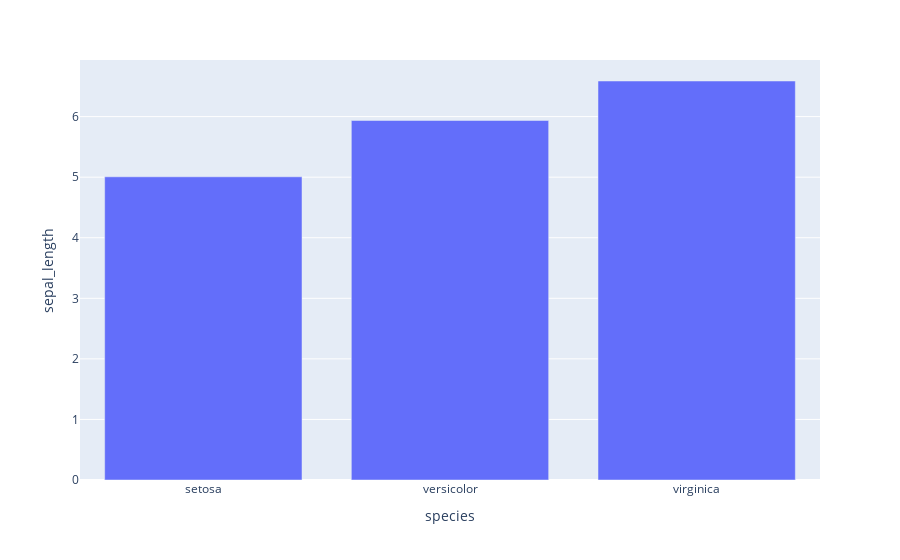

Source (notebook cell):
### Code cell
fig3=px.bar(df_bar,x="species",y="sepal_length")
fig3.show()

fig3.write_image("./output_vis/barplot.png")

### Figure 1 — Plotly figure (JSON) as saved in the notebook; plotly's stock layout.template omitted (floating-point values rounded to 4 significant figures)
{"data": [{"alignmentgroup": "True", "hovertemplate": "species=%{x}<br>sepal_length=%{y}<extra></extra>", "legendgroup": "", "marker": {"color": "#636efa", "pattern": {"shape": ""}}, "name": "", "offsetgroup": "", "orientation": "v", "showlegend": false, "textposition": "auto", "type": "bar", "x": ["setosa", "versicolor", "virginica"], "xaxis": "x", "y": [5.006, 5.936, 6.588], "yaxis": "y"}], "layout": {"barmode": "relative", "legend": {"tracegroupgap": 0}, "margin": {"t": 60}, "xaxis": {"anchor": "y", "domain": [0, 1], "title": {"text": "species"}}, "yaxis": {"anchor": "x", "domain": [0, 1], "title": {"text": "sepal_length"}}}}
